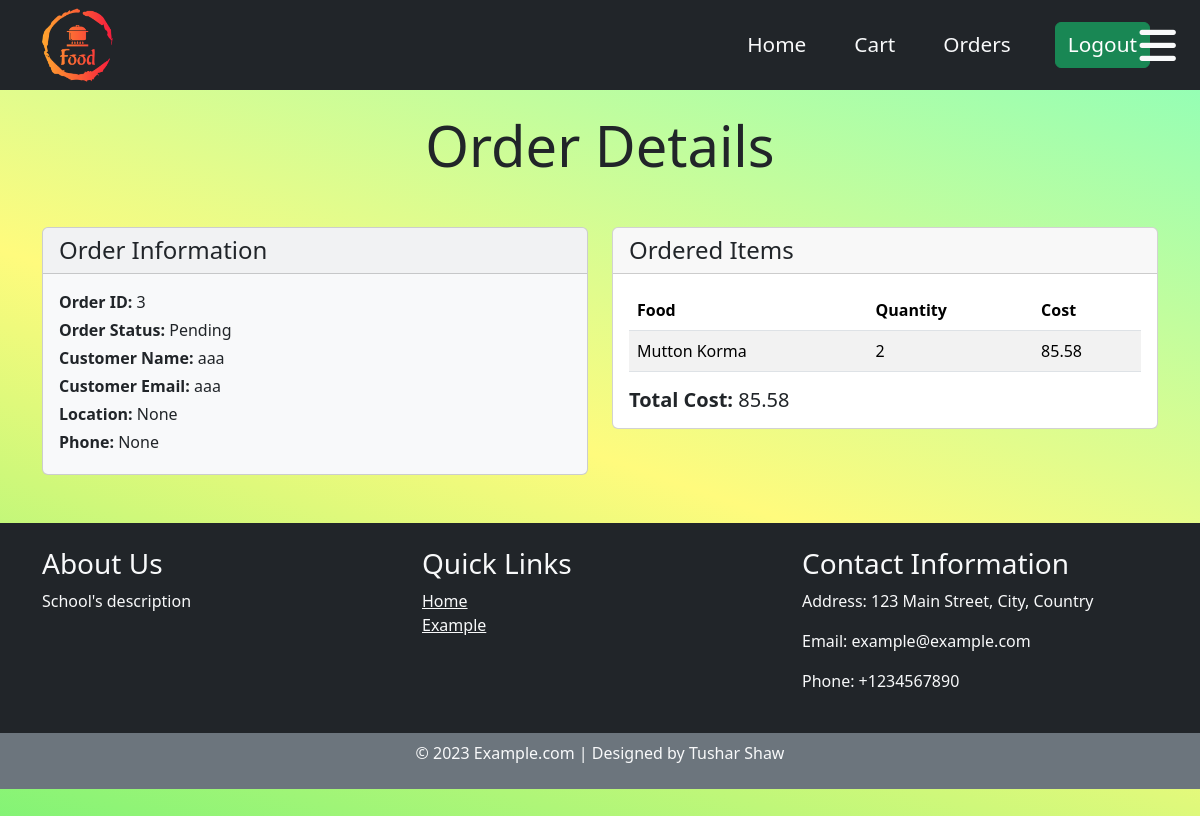
Screenshot of /order_details/3 (signed in) with the database file from the repository.
### Menu/models.py (models this page shows, shortened)
class Orders(models.Model):
    order_info = models.ForeignKey(OrderInfo, related_name='orders', on_delete=models.CASCADE)
    foods = models.ManyToManyField(Food, related_name='orders', through='OrderItem')
    total = models.FloatField(default=0)
    date_created=models.DateField(auto_now=False, auto_now_add=True)
    status=models.CharField(max_length=10,default='Pending')

class OrderInfo(models.Model):
    customer = models.ForeignKey(User, related_name='orders', on_delete=models.CASCADE)
    name = models.CharField(max_length=20, null=True, blank=True)
    location = models.CharField(max_length=250, null=True, blank=True)
    phone = models.IntegerField(null=True, blank=True)

class OrderItem(models.Model):
    order = models.ForeignKey(Orders, related_name='order_items', on_delete=models.CASCADE)
    food = models.ForeignKey(Food, on_delete=models.CASCADE)
    quantity = models.IntegerField(default=0)
    def calculate_item_total(self):
        return self.food.cost * self.quantity

class Food(models.Model):
    restaurant=models.ForeignKey(Restaurant,related_name='restaurant_name',on_delete=models.CASCADE)
    name=models.CharField(max_length=50)
    catagory=models.ForeignKey(Category,related_name='category',on_delete=models.CASCADE)
    cost=models.FloatField()
    image=models.ImageField(upload_to='food_images')

### Menu/views.py (the view)
# urls.py: path('order_details/<id>',order_details,name='order_details'),
@login_required(login_url="/login/")
def order_details(request, id):
    order = Orders.objects.get(id=id)
    order_info = order.order_info
    customer = order_info.customer
    order_items = order.order_items.all()  # Access all related order items
    total_cost = order.total
    return render(request, 'order_details.html', {
        'order': order,
        'order_info': order_info,
        'customer': customer,
        'order_items': order_items,
        'total_cost': total_cost
    })

### Menu/templates/order_details.html
{% extends "base.html" %}
{% block start %}
<div class="container">
    <h1 class="display-4 text-center mb-5">Order Details</h1>
    <div class="row">
        <div class="col-md-6">
            <div class="card bg-light mb-4">
                <div class="card-header">
                    <h2 class="h4 mb-0">Order Information</h2>
                </div>
                <div class="card-body">
                    <p class="mb-1"><strong>Order ID:</strong> {{ order.id }}</p>
                    <p class="mb-1"><strong>Order Status:</strong> {{ order.status }}</p>
                    <p class="mb-1"><strong>Customer Name:</strong> {{ customer.username }}</p>
                    <p class="mb-1"><strong>Customer Email:</strong> {{ customer.email }}</p>
                    <p class="mb-1"><strong>Location:</strong> {{ order_info.location }}</p>
                    <p class="mb-1"><strong>Phone:</strong> {{ order_info.phone }}</p>
              </div>
            </div>
        </div>
        <div class="col-md-6">
            <div class="card mb-4">
                <div class="card-header">
                    <h2 class="h4 mb-0">Ordered Items</h2>
                </div>
                <div class="card-body">
                    <table class="table table-striped">
                        <thead>
                            <tr>
                                <th>Food</th>
                                <th>Quantity</th>
                      <th>Cost</th>
                    </tr>
                </thead>
                <tbody>
                    {% for order_item in order_items %}
                    <tr>
                        <td>{{ order_item.food.name }}</td>
                        <td>{{ order_item.quantity }}</td>
                        <td>{{ order_item.calculate_item_total }}</td>
                    </tr>
                    {% endfor %}
                </tbody>
            </table>
                <p class="h5 text-right mb-0"><strong>Total Cost:</strong> {{ total_cost }}</p>
            </div>
        </div>
    </div>
</div>
</div>
</body>
</html>
{% endblock  %}

### static/css/style.css (style rules this page uses)
body { background-color: #85ffbd; background-image: linear-gradient( 199deg, #85ffbd 0%, #fffb7d 50%, #6ff274 100% ); min-height: 100vh; margin-top: 7rem; }
.container { justify-content: space-evenly; }

### rows the page displays
Orders: id "3", status "Pending", total "85.58"
OrderInfo: location "None", phone "None"
OrderItem: food.name "Mutton Korma", quantity "2", calculate_item_total "85.58"

### other values shown
{{ customer.username }} "aaa"
{{ customer.email }} "aaa"
